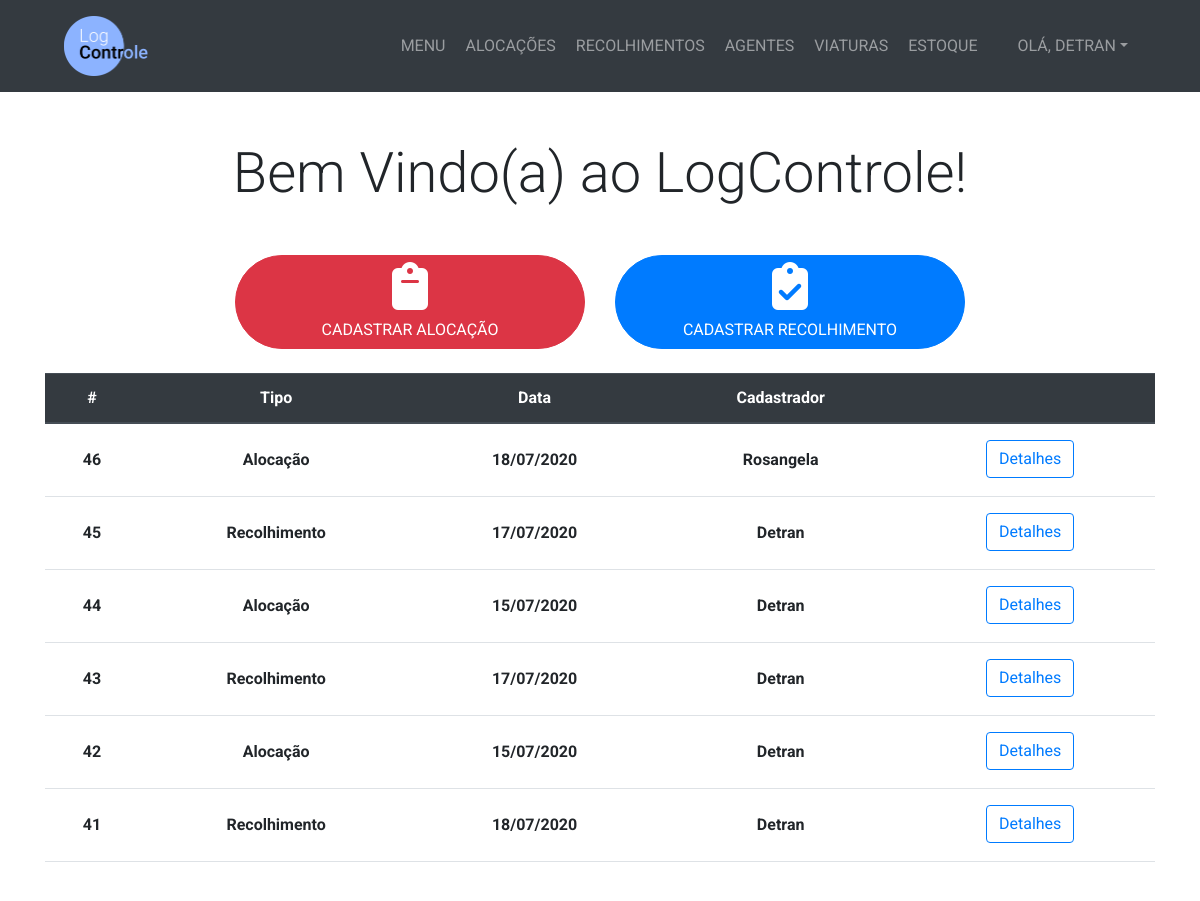
The app's page / (signed in) with its own data.
### management/models.py (models this page shows, shortened)
class AlocacaoRecolhimento(models.Model):
    alocacao = models.ForeignKey(Alocacao, on_delete=models.PROTECT, blank=True, null=True)
    recolhimento = models.ForeignKey(Recolhimento, on_delete=models.PROTECT, blank=True, null=True)

class Alocacao(models.Model):
    TURNO_CHOICES = (
        ('Manhã', 'Manhã'),
        ('Tarde', 'Tarde'),
        ('Noite', 'Noite'),
        ('Madrugada', 'Madrugada')
    )
    STATUS_CHOICES = (
        ('Aberto', 'Aberto'),
        ('Fechado', 'Fechado'),
        ('Desativado', 'Desativado')
    )
    data = models.DateField()
    horario = models.TimeField()
    item = models.ForeignKey(Item, on_delete=models.PROTECT)
    quantidade = models.IntegerField()
    turno = models.CharField(max_length=10, choices=TURNO_CHOICES)
    viatura = models.ForeignKey(Viatura, on_delete=models.PROTECT, blank=True, null=True)
    rua = models.CharField(max_length=200)
    numero = models.CharField(max_length=10)
    bairro = models.CharField(max_length=25)
    complemento = models.CharField(max_length=25, blank=True)
    motivo = models.CharField(max_length=100, blank=True)
    cadastrador = models.ForeignKey(User, on_delete=models.PROTECT)
    status = models.CharField(max_length=11, choices=STATUS_CHOICES, default='Fechado')

class Recolhimento(models.Model):
    TURNO_CHOICES = (
        ('Manhã', 'Manhã'),
        ('Tarde', 'Tarde'),
        ('Noite', 'Noite'),
        ('Madrugada', 'Madrugada')
    )
    data = models.DateField()
    horario = models.TimeField()
    quantidade = models.IntegerField()
    alocacao = models.ForeignKey(Alocacao, on_delete=models.PROTECT)
    viatura = models.ForeignKey(Viatura, on_delete=models.PROTECT, blank=True, null=True)
    turno = models.CharField(max_length=10, choices=TURNO_CHOICES)
    cadastrador = models.ForeignKey(User, on_delete=models.PROTECT)

### management/views.py (the view)
# urls.py: 2. Add a URL to urlpatterns:  path('', views.home, name='home')
def home(request):
    if request.user.is_authenticated:
        alocacoesrecolhimentos = AlocacaoRecolhimento.objects.all().order_by('-id')[:50]
        return render(request, 'management/home.html', {'alocacoesrecolhimentos':alocacoesrecolhimentos})
    else:
        return redirect('login_usuario')

### management/templates/management/home.html
{% extends 'management/base.html' %}
{% block content %}
  <section class="py-5">
    <div class="container">
      <h1 class="display-4 text-center mb-5">Bem Vindo(a) ao LogControle!</h1>
      <div class="row justify-content-center mt-4">
        <div class="col-lg-4">
          <a href="{% url 'criar_alocacao' %}" class="btn btn-danger btn-block rounded-pill"><i class="fas fa-clipboard mb-2 fa-3x"></i> <p class="mb-0 my-auto">CADASTRAR ALOCAÇÃO</p></a>
        </div>
        <div class="col-lg-4">
          <a href="{% url 'alocacoes_abertas' %}" class="btn btn-primary btn-block rounded-pill"><i class="fas fa-clipboard-check mb-2 fa-3x"></i> <p class="mb-0">CADASTRAR RECOLHIMENTO</p></a>
        </div>
      </div>
      <div class="row justify-content-center mt-4">
        <div class="col-lg-12">
          {% if alocacoesrecolhimentos %}
          <div class="table-responsive" id="tabela-colaboracao">
            <table class="table table-hover">
              <thead class="thead-dark">
                <tr>
                  <th scope="row" class="text-center">#</th>
                  <th scope="row" class="text-center">Tipo</th>
                  <th scope="row" class="text-center">Data</th>
                  <th scope="row" class="text-center">Cadastrador</th>
                  <th scope="row" class="text-center"></th>
                </tr>
              </thead>
              <tbody>
                {% for alocacaorecolhimento in alocacoesrecolhimentos %}
                  <tr>
                    <th scope="col" class="text-center py-4">{{ alocacaorecolhimento.id }}</th>
                    <th class="text-center py-4">
                      {% if alocacaorecolhimento.alocacao %}
                        Alocação
                      {% elif alocacaorecolhimento.recolhimento %}
                        Recolhimento
                      {% endif %}
                    </th>
                    <th class="text-center py-4">
                      {% if alocacaorecolhimento.alocacao %}
                        {{ alocacaorecolhimento.alocacao.data|date:'d/m/Y' }}
                      {% elif alocacaorecolhimento.recolhimento %}
                        {{ alocacaorecolhimento.recolhimento.data|date:'d/m/Y' }}
                      {% endif %}
                    </th>
                    <th class="text-center py-4">
                      {% if alocacaorecolhimento.alocacao %}
                        <span style="text-transform: capitalize;">{{ alocacaorecolhimento.alocacao.cadastrador }}</span>
                      {% elif alocacaorecolhimento.recolhimento %}
                        <span style="text-transform: capitalize;">{{ alocacaorecolhimento.recolhimento.cadastrador }}</span>
                      {% endif %}
                    </th>
                    <th class="text-center py-3"><a
                      {% if alocacaorecolhimento.alocacao %}
                        href="{% url 'detalhe_alocacao' alocacaorecolhimento.alocacao_id %}"
                      {% elif alocacaorecolhimento.recolhimento %}
                        href="{% url 'detalhe_recolhimento' alocacaorecolhimento.recolhimento_id  %}"
                      {% endif %}
                      class="btn btn-outline-primary">Detalhes</a>
                    </th>
                  </tr>
                {% endfor %}
              </tbody>
            </table>
          </div>
          {% else %}
            <h2 class="text-center text-secondary">Sem dados ainda</h2>
          {% endif %}
        </div>
      </div>
    </div>
  </section>
{% endblock %}

### management/templates/management/base.html (shortened to what this page needs)
<!DOCTYPE html>
<html lang="pt-br" dir="ltr">
  {% load static %}
  <head>
    <link
      rel="stylesheet"
      href="https://stackpath.bootstrapcdn.com/bootstrap/4.5.0/css/bootstrap.min.css"
    />
    <link rel="stylesheet" type="text/css" href="{% static 'management/css/style.css' %}">
    <link rel="stylesheet" href="{% static 'management/css/bootstrap-datepicker.css' %}">
  </head>
  <body>
    <nav class="navbar navbar-expand-lg bg-dark navbar-dark py-3" id="main-nav">
      <a href="{% url 'home' %}" class="ml-5">
        <img src="{% static 'management/Logo.png' %}" alt="Logo LogControle" style="max-height: 60px;">
      </a>
      <div class="collapse navbar-collapse" id="navbarCollapse">
        <ul class="navbar-nav ml-auto">
          <li class="nav-item">
            <a href="{% url 'home' %}" class="nav-link ml-1">MENU</a>
          </li>
          <li class="nav-item">
            <a href="{% url 'menu_alocacao' %}" class="nav-link ml-1">ALOCAÇÕES</a>
          </li>
          <li class="nav-item">
            <a href="{% url 'menu_recolhimento' %}" class="nav-link ml-1">RECOLHIMENTOS</a>
          </li>
          <li class="nav-item">
            <a href="{% url 'menu_agente' %}" class="nav-link ml-1">AGENTES</a>
          </li>
          <li class="nav-item">
            <a href="{% url 'menu_viatura' %}" class="nav-link ml-1">VIATURAS</a>
          </li>
          <li class="nav-item">
            <a href="{% url 'menu_estoque' %}" class="nav-link ml-1">ESTOQUE</a>
          </li>
          <li class="nav-item dropdown ml-4 mr-5">
            <a href="#" class="nav-link dropdown-toggle" data-toggle="dropdown" aria-expanded="false">OLÁ, <span style="text-transform: uppercase;">{{ user.username }}</span></a>
          </li>
        </ul>
      </div>
    </nav>
    {% block content %} {% endblock %}
  </body>
</html>

### management/static/management/css/style.css (style rules this page uses)
body { font-family: 'Roboto', Arial; }
#tabela-colaboracao { height: 500px; overflow: auto; }

### records on screen
AlocacaoRecolhimento: id "46", shows "Alocação", alocacao.data "18/07/2020", alocacao.cadastrador "Rosangela"
AlocacaoRecolhimento: id "45", shows "Recolhimento", recolhimento.data "17/07/2020", recolhimento.cadastrador "Detran"
AlocacaoRecolhimento: id "44", shows "Alocação", alocacao.data "15/07/2020", alocacao.cadastrador "Detran"
AlocacaoRecolhimento: id "43", shows "Recolhimento", recolhimento.data "17/07/2020", recolhimento.cadastrador "Detran"
AlocacaoRecolhimento: id "42", shows "Alocação", alocacao.data "15/07/2020", alocacao.cadastrador "Detran"
AlocacaoRecolhimento: id "41", shows "Recolhimento", recolhimento.data "18/07/2020", recolhimento.cadastrador "Detran"

### other values on screen
{{ user.username }} "DETRAN"
